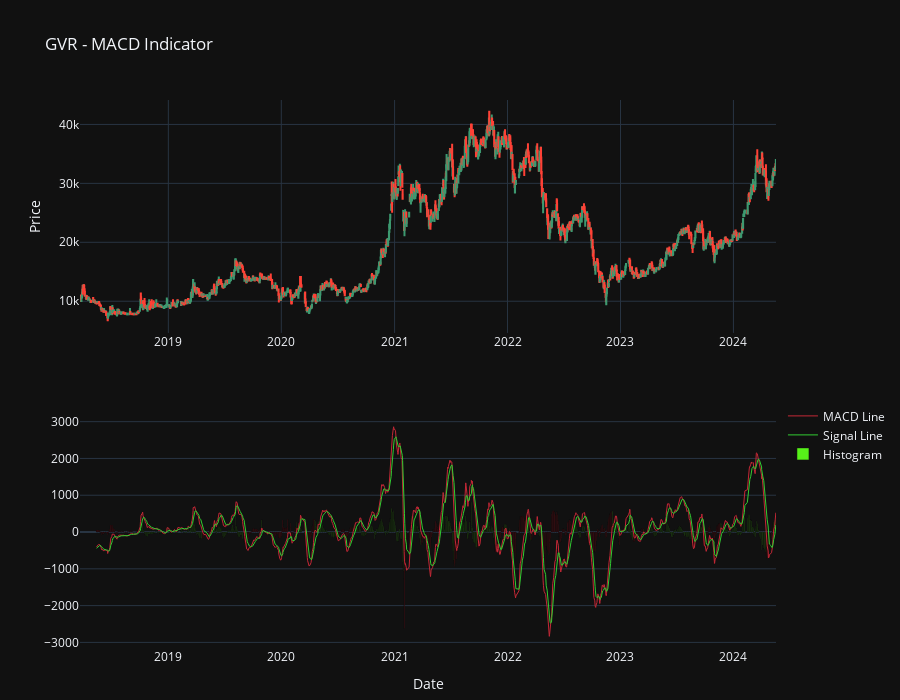

Notebook code for this chart:
### Markdown cell above
MACD

### Code cell
# Calculate MACD values
# Empty Data Frame to collect MACD analysis results
analysis = pd.DataFrame()
analysis['macd'], analysis['macdSignal'],analysis['macdHist'] = ta.MACD(df.Close,
                                                                fastperiod=12,
                                                                slowperiod=26,
                                                                signalperiod=9)
fig = make_subplots(rows=2, cols=1)

# Candlestick chart for pricing
fig.append_trace(go.Candlestick(x=df['Date'], open=df['Open'],
                                high=df['High'], low=df['Low'],
                                close=df['Close'], showlegend=False),
                                row=1, col=1)

# Fast Signal (%k)
fig.append_trace(go.Scatter(x=df['Date'],
                            y=analysis['macd'],
                            line=dict(color='#C42836', width=1),
                            name='MACD Line'), row=2, col=1)

# Slow signal (%d)
fig.append_trace(go.Scatter(x=df['Date'], y=analysis['macdSignal'],
                            line=dict(color='limegreen', width=1),
                            name='Signal Line'), row=2, col=1)

# Colorize the histogram values
colors = np.where(analysis['macd'] < 0, '#EA071C', '#57F219')

# Plot the histogram
fig.append_trace(go.Bar(x=df['Date'], y=analysis['macdHist'],
                        name='Histogram', marker_color=colors),
                       row=2, col=1)

fig['layout']['yaxis']['title']='Price'
fig['layout']['xaxis2']['title']='Date'

fig.data[0].name = 'Price'

# Sets customized padding
fig.update_layout(margin=go.layout.Margin(r=10, b=10)) 

# Make it pretty
layout = go.Layout(template='plotly_dark', title = f"{stock}" + ' - MACD Indicator', height=700,
    xaxis_rangeslider_visible=False)

# Update options and show plot
fig.update_layout(layout)

fig.update_layout(legend=dict(yanchor="top", y=0.45, xanchor="left", x=1.01))
fig.show()

### Figure 1 — Plotly figure (JSON) as saved in the notebook; plotly's stock layout.template omitted (floating-point values rounded to 4 significant figures; data arrays with more than 128 entries replaced by an {"elided": "..."} marker saying what was removed)
{"data": [{"close": {"elided": "1598 float values"}, "high": {"elided": "1598 float values"}, "low": {"elided": "1598 float values"}, "open": {"elided": "1598 float values"}, "showlegend": false, "x": {"elided": "1598 str values"}, "type": "candlestick", "xaxis": "x", "yaxis": "y", "name": "Price"}, {"line": {"color": "#C42836", "width": 1}, "name": "MACD Line", "x": {"elided": "1598 str values"}, "y": {"elided": "1598 float values"}, "type": "scatter", "xaxis": "x2", "yaxis": "y2"}, {"line": {"color": "limegreen", "width": 1}, "name": "Signal Line", "x": {"elided": "1598 str values"}, "y": {"elided": "1598 float values"}, "type": "scatter", "xaxis": "x2", "yaxis": "y2"}, {"marker": {"color": {"elided": "1598 str values"}}, "name": "Histogram", "x": {"elided": "1598 str values"}, "y": {"elided": "1598 float values"}, "type": "bar", "xaxis": "x2", "yaxis": "y2"}], "layout": {"xaxis": {"anchor": "y", "domain": [0.0, 1.0], "rangeslider": {"visible": false}}, "yaxis": {"anchor": "x", "domain": [0.575, 1.0], "title": {"text": "Price"}}, "xaxis2": {"anchor": "y2", "domain": [0.0, 1.0], "title": {"text": "Date"}}, "yaxis2": {"anchor": "x2", "domain": [0.0, 0.425]}, "margin": {"b": 10, "r": 10}, "title": {"text": "GVR - MACD Indicator"}, "height": 700, "legend": {"yanchor": "top", "y": 0.45, "xanchor": "left", "x": 1.01}}}
